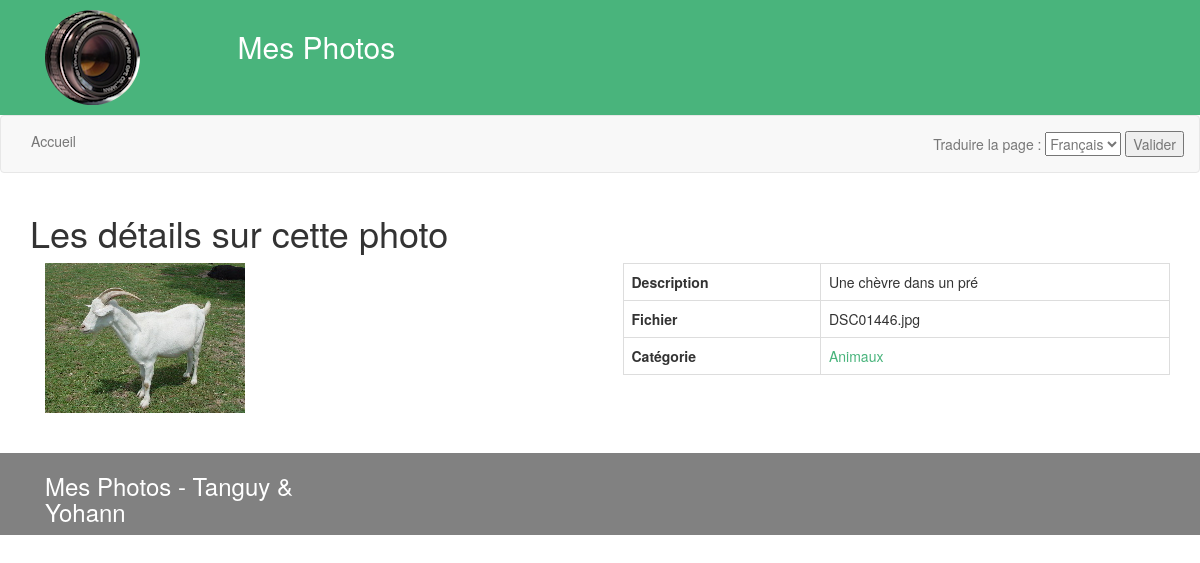
The page /index.php?page=photo&id=4 on the database its author committed.
### tables this page shows
CREATE TABLE IF NOT EXISTS `Photo` (
  `photoId` int(11) NOT NULL,
  `nomFich` varchar(250) NOT NULL,
  `description` varchar(250) NOT NULL,
  `catId` int(11) NOT NULL
);

CREATE TABLE IF NOT EXISTS `Categorie` (
  `catId` int(11) NOT NULL,
  `nomCat` varchar(250) NOT NULL
);

### controllers/c_photo.php (called while the page is built)
<?php
    require_once(PATH_MODELS.'PhotoDAO.php');
    require_once(PATH_MODELS.'CategorieDAO.php');
    $pho = new PhotoDAO(null);
    $cat = new CategorieDAO(null);
    if(isset($_GET['id']))
    {
        $photo = $pho->getPhotoFromId($_GET['id']);
        if($photo == false)
        {
            $alert = choixAlert("id_non_trouvee");
        }
        else
        {
            $catName = $cat->getNameFromCatId($photo->getCatId());
        }
    }
    require(PATH_VIEWS.'photo.php');

### index.php (called while the page is built, shortened)
<?php
if(isset($_GET['page']))
{
  $page = htmlspecialchars($_GET['page']);
}
else
	$page='accueil';
require_once(PATH_CONTROLLERS.$page.'.php');
?>

### models/PhotoDAO.php (called while the page is built, shortened)
<?php
require_once(PATH_MODELS."DAO.php");
require_once(PATH_ENTITY . "Photo.php");
class PhotoDAO extends DAO
{
  public function getPhotoFromId($_photoId)
  {
    $sql="select * from Photo where photoId=:photoId";
    $res=$this->queryRow($sql,array('photoId'=>$_photoId));
    return $res ? new Photo($res['photoId'],$res['nomFich'],$res['description'],$res['catId']) : false;
  }
}

### models/Connexion.php (called while the page is built, shortened)
<?php
class Connexion
{
  private $_bdd = null;
  private static $_instance = null;
  private function __construct ()
  {
	$this->_bdd = new PDO('mysql:host='.BD_HOST.'; dbname='.BD_DBNAME.'; charset=utf8', BD_USER, BD_PWD);
	$this->_bdd->setAttribute(PDO::ATTR_ERRMODE, PDO::ERRMODE_EXCEPTION);
  }
  public static function getInstance()
  {
    if(is_null(self::$_instance))
      self::$_instance = new Connexion();
    return self::$_instance;
  }
  public function getBdd()
  {
    return $this->_bdd;
  }
}

### models/DAO.php (called while the page is built, shortened)
<?php
require_once(PATH_MODELS.'Connexion.php');
abstract class DAO
{
  private $_debug;
  public function __construct($debug)
  {
    $this->_debug = $debug;
  }
 private function _requete($sql, $args = null)
  {
    if ($args == null)
    {
	$pdos = Connexion::getInstance()->getBdd()->query($sql);
    }
    else
    {
	$pdos = Connexion::getInstance()->getBdd()->prepare($sql);
	$pdos->execute($args);
    }
    return $pdos;
  }
  public function queryRow($sql, $args = null)
  {
	try
	{
		$pdos = $this->_requete($sql, $args);
		$res = $pdos->fetch();
	}
	catch(PDOException $e)
	{
	  if($this->_debug)
            die($e->getMessage());
          $this->_erreur = 'query';
	  $res = false;
	}
    return $res;
  }
}

### entities/Photo.php (called while the page is built, shortened)
<?php
class Photo
{
  private $_nomFich = null;
  private $_description = null;
  private $_catId = null;
  public function __construct ($_photoId, $_nomFich, $_description, $_catId)
  {
    $this->_nomFich = $_nomFich;
    $this->_description = $_description;
    $this->_catId = $_catId;
  }
  public function getNomFich()
  {
    return $this->_nomFich;
  }
  public function getDescription()
  {
    return $this->_description;
  }
  public function getCatId()
  {
    return $this->_catId;
  }
}

### models/CategorieDAO.php (called while the page is built, shortened)
<?php
require_once(PATH_MODELS."DAO.php");
class CategorieDAO extends DAO
{
  public function getCatIdFromName($_nomCat)
  {
    $sql="select catId from Categorie where nomCat = :nomCat";
    $res=$this->queryRow($sql,array('nomCat'=>$_nomCat));
    return $res[0];
  }
  public function getNameFromCatId($_catId)
  {
    $sql="select nomCat from Categorie where catId = :catId";
    $res=$this->queryRow($sql,array('catId'=>$_catId));
    return $res[0];
  }
}

### views/v_photo.php (the view, shortened to what this page needs)
<h1><?= TITRE_PAGE_PHOTO ?></h1>
<?php
if(!isset($alert['messageAlert'])) {
    ?>
<div class = 'col-md-6 col-sm-6 col-xs-12'><img src=' <?= PATH_IMAGES. $photo->getNomFich() ?>' alt='<?= $photo->getDescription()?>'></div>
<div class = 'col-md-6 col-sm-6 col-xs-12'>
<table class='table table-bordered'>
   <tr>
    <th><?=DESCRIPTION?></th>
    <td><?=$photo->getDescription()?></td>
   </tr>
   <tr>
    <th><?=FICHIER?></th>
    <td><?=$photo->getNomFich()?></td>
   </tr>
   <tr>
    <th><?=CATEGORIE?></th>
    <td><a href='?categorie=<?=$cat->getCatIdFromName($catName) ?>'><?=$catName?></a></td>
   </tr>
</table>
</div>
<?php
}
?>

### assets/css/css.css (style rules this page uses)
a, a:hover { color: #49B47C; }

### rows shown on the page
photo: nomFich (picture), description "Une chèvre dans un pré", nomFich "DSC01446.jpg", catId.nomCat "Animaux"

### other values the page prints
TITRE "Mes Photos"
MENU_ACCUEIL "Accueil"
CHOIX_LANGUE "Traduire la page :"
TITRE_PAGE_PHOTO "Les détails sur cette photo"
DESCRIPTION "Description"
FICHIER "Fichier"
CATEGORIE "Catégorie"
AUTEUR "Tanguy & Yohann"
form field langue "Français"
